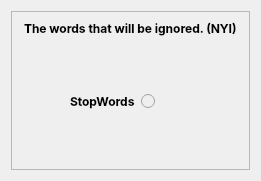
            <widget class="QWidget" name="parameters_windowPage6">
             <attribute name="title">
              <string>StopWords</string>
             </attribute>
             <layout class="QVBoxLayout" name="verticalLayout_45">
              <item>
               <widget class="QFrame" name="frame_33">
                <property name="enabled">
                 <bool>true</bool>
                </property>
                <property name="frameShape">
                 <enum>QFrame::StyledPanel</enum>
                </property>
                <property name="frameShadow">
                 <enum>QFrame::Raised</enum>
                </property>
                <layout class="QGridLayout" name="gridLayout_22">
                 <item row="0" column="0" alignment="Qt::AlignHCenter">
                  <widget class="QLabel" name="label_24">
                   <property name="font">
                    <font>
                     <family>Inter</family>
                     <pointsize>9</pointsize>
                     <italic>false</italic>
                     <bold>true</bold>
                     <kerning>true</kerning>
                    </font>
                   </property>
                   <property name="text">
                    <string>The words that will be ignored. (NYI)</string>
                   </property>
                  </widget>
                 </item>
                 <item row="2" column="0">
                  <widget class="QFrame" name="frame_34">
                   <layout class="QHBoxLayout" name="horizontalLayout_45">
                    <item>
                     <spacer name="horizontalSpacer_56">
                      <property name="orientation">
                       <enum>Qt::Horizontal</enum>
                      </property>
                      <property name="sizeHint" stdset="0">
                       <size>
                        <width>40</width>
                        <height>20</height>
                       </size>
                      </property>
                     </spacer>
                    </item>
                    <item>
                     <widget class="QLabel" name="stopwords_label">
                      <property name="maximumSize">
                       <size>
                        <width>150</width>
                        <height>30</height>
                       </size>
                      </property>
                      <property name="font">
                       <font>
                        <family>Inter</family>
                        <pointsize>9</pointsize>
                        <italic>false</italic>
                        <bold>true</bold>
                        <kerning>true</kerning>
                       </font>
                      </property>
                      <property name="toolTip">
                       <string>&lt;html&gt;&lt;head/&gt;&lt;body&gt;&lt;p&gt;&lt;span style=&quot; font-size:10pt; font-weight:400;&quot;&gt;Include/Exclude common words &lt;/span&gt;&lt;/p&gt;&lt;/body&gt;&lt;/html&gt;</string>
                      </property>
                      <property name="text">
                       <string>StopWords</string>
                      </property>
                     </widget>
                    </item>
                    <item>
                     <widget class="QRadioButton" name="stopwords_checkbox">
                      <property name="enabled">
                       <bool>false</bool>
                      </property>
                      <property name="minimumSize">
                       <size>
                        <width>50</width>
                        <height>0</height>
                       </size>
                      </property>
                      <property name="maximumSize">
                       <size>
                        <width>50</width>
                        <height>20</height>
                       </size>
                      </property>
                      <property name="font">
                       <font>
                        <family>Inter</family>
                        <pointsize>9</pointsize>
                        <italic>false</italic>
                        <bold>true</bold>
                        <kerning>true</kerning>
                       </font>
                      </property>
                      <property name="toolTip">
                       <string>&lt;html&gt;&lt;head/&gt;&lt;body&gt;&lt;p&gt;Checked - common words will be excluded &lt;br/&gt;&lt;/p&gt;&lt;/body&gt;&lt;/html&gt;</string>
                      </property>
                      <property name="text">
                       <string/>
                      </property>
                      <property name="iconSize">
                       <size>
                        <width>24</width>
                        <height>24</height>
                       </size>
                      </property>
                      <property name="checkable">
                       <bool>true</bool>
                      </property>
                      <property name="checked">
                       <bool>false</bool>
                      </property>
                     </widget>
                    </item>
                    <item>
                     <spacer name="horizontalSpacer_57">
                      <property name="orientation">
                       <enum>Qt::Horizontal</enum>
                      </property>
                      <property name="sizeHint" stdset="0">
                       <size>
                        <width>40</width>
                        <height>20</height>
                       </size>
                      </property>
                     </spacer>
                    </item>
                   </layout>
                  </widget>
                 </item>
                 <item row="3" column="0">
                  <spacer name="verticalSpacer_31">
                   <property name="orientation">
                    <enum>Qt::Vertical</enum>
                   </property>
                   <property name="sizeHint" stdset="0">
                    <size>
                     <width>20</width>
                     <height>40</height>
                    </size>
                   </property>
                  </spacer>
                 </item>
                 <item row="1" column="0">
                  <spacer name="verticalSpacer_32">
                   <property name="orientation">
                    <enum>Qt::Vertical</enum>
                   </property>
                   <property name="sizeHint" stdset="0">
                    <size>
                     <width>20</width>
                     <height>40</height>
                    </size>
                   </property>
                  </spacer>
                 </item>
                </layout>
               </widget>
              </item>
             </layout>
            </widget>
